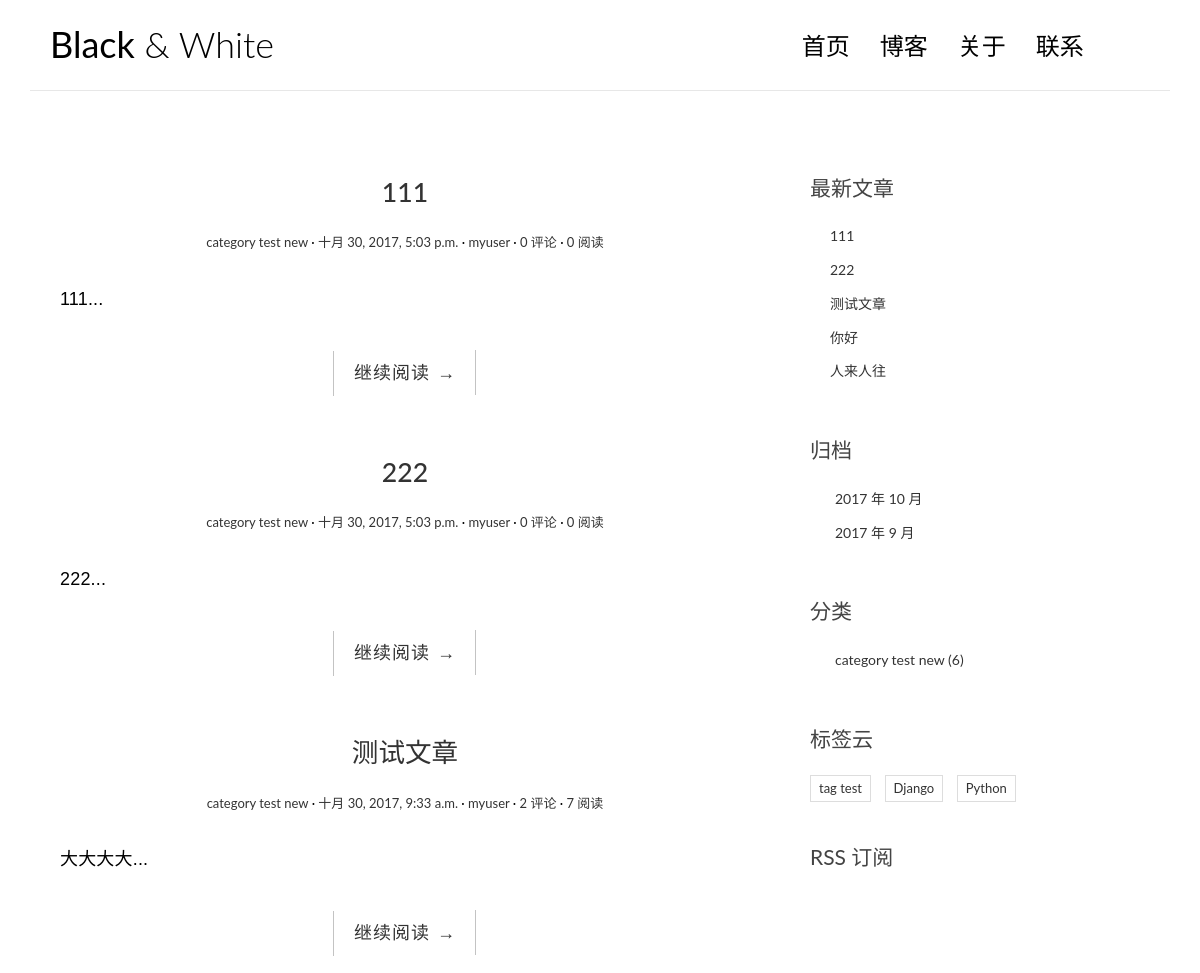
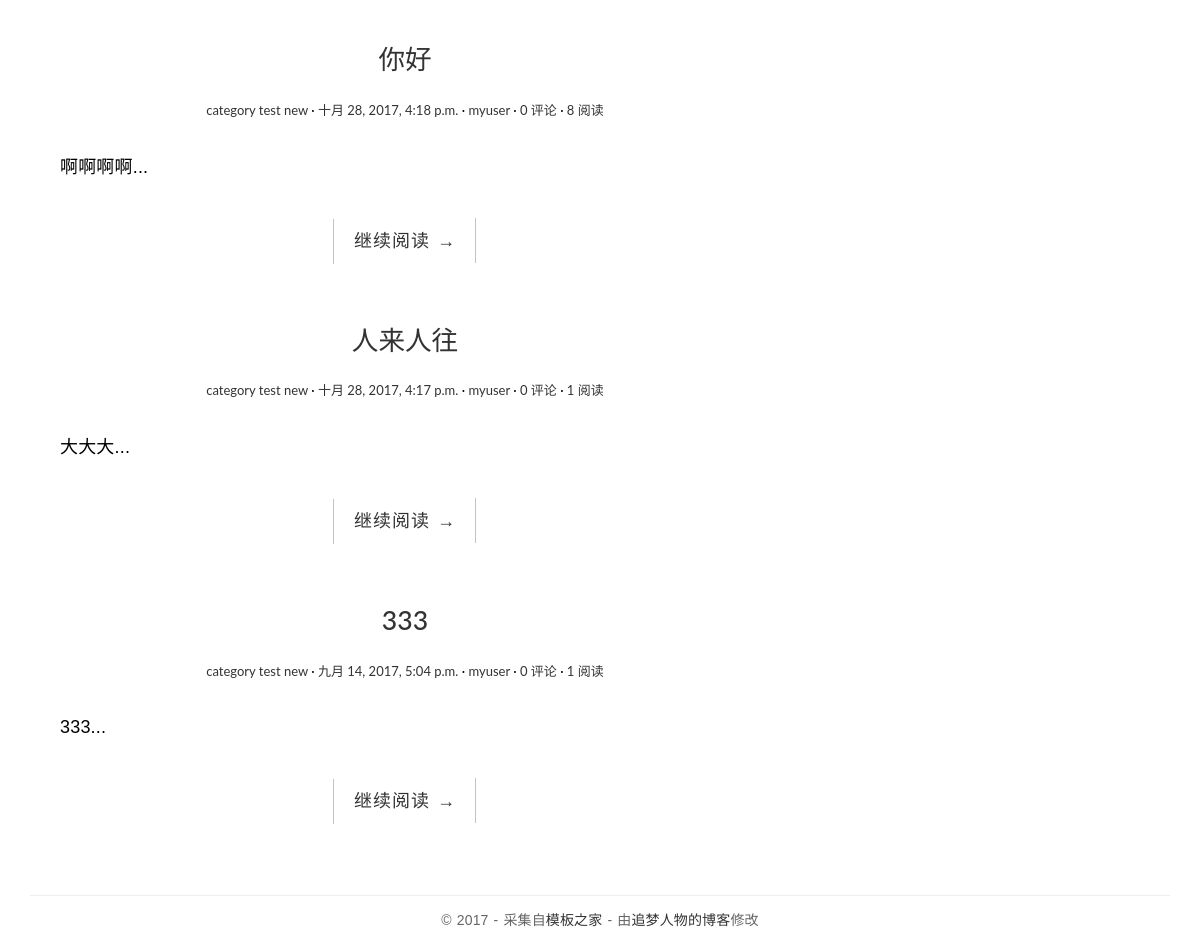
The page / on the database its author committed (2 pictures, top to bottom).
### blog/models.py (models this page shows, shortened)
class Post(models.Model):
    title = models.CharField(max_length=70)
    body = models.TextField()
    created_time = models.DateTimeField()
    modified_time = models.DateTimeField()
    excerpt = models.CharField(max_length=200, blank=True)
    category = models.ForeignKey(Category)
    tags = models.ManyToManyField(Tag, blank=True)
    views = models.PositiveIntegerField(default = 0)
    author = models.ForeignKey(User)
    def get_absolute_url(self):
        return reverse('blog:detail', kwargs={'pk':self.pk})
    class Meta:
        ordering = ['-created_time']

class Category(models.Model):
	name = models.CharField(max_length = 100)

class Tag(models.Model):
    name = models.CharField(max_length=100)

### blog/views.py (the view, shortened to what this page needs)
# urls.py: url(r'^$', views.IndexView.as_view(), name='index'),
class IndexView(ListView):
	model = Post
	template_name = 'blog/index.html'
	context_object_name = 'post_list'
	paginate_by = 10
	def get_context_data(self, **kwargs):
		context = super().get_context_data(**kwargs)
		paginator = context.get('paginator')
		page = context.get('page_obj')
		is_paginated = context.get('is_paginated')
		pagination_data = self.pagination_data(paginator,page,is_paginated)
		context.update(pagination_data)
		return context
	def pagination_data(self,paginator,page,is_paginated):
		if not is_paginated:
			return {}

### blog/templatetags/blog_tags.py (called while the page is built)
@register.simple_tag
def get_recent_posts(num=5):
    return Post.objects.all().order_by('-created_time')[:num]

@register.simple_tag
def archives():
    return Post.objects.dates('created_time', 'month', order='DESC')

@register.simple_tag
def get_categories():
    return Category.objects.annotate(num_posts=Count('post')).filter(num_posts__gt=0)

@register.simple_tag
def get_tags():
    return Tag.objects.annotate(num_posts = Count('post')).filter(num_posts__gt=0)

### templates/blog/index.html (shortened to what this page needs)
{% extends 'base.html' %}
        {% block main %}
            {% for post in post_list%}
                <article class="post post-{{post.pk}}">
                    <header class="entry-header">
                        <h1 class="entry-title">
                            <a href="{{post.get_absolute_url}}">{{ post.title }}</a>
                        </h1>
                        <div class="entry-meta">
                            <span class="post-category"><a href="#">{{ post.category.name }}</a></span>
                            <span class="post-date"><a href="#"><time class="entry-date"
                                                                      datetime="{{ post.created_time}}">{{ post.created_time}}</time></a></span>
                            <span class="post-author"><a href="#">{{ post.author }}</a></span>
                            <span class="comments-link"><a href="#">{{post.comment_set.count}} 评论</a></span>
                            <span class="views-count"><a href="#">{{ post.views }} 阅读</a></span>
                        </div>
                    </header>
                    <div class="entry-content clearfix">
                        <p>{{ post.excerpt }}...</p>
                        <div class="read-more cl-effect-14">
                            <a href="{{post.get_absolute_url}}" class="more-link">继续阅读 <span class="meta-nav">→</span></a>
                        </div>
                    </div>
                </article>
            {% empty %}
                <div>暂时还没有发布的文章！</div>
            {% endfor %}
        {% endblock main %}

### templates/base.html (shortened to what this page needs)
{% load staticfiles %}
{% load blog_tags %}
<!DOCTYPE html>
<html>
<head>
    <link rel="stylesheet" href="{%  static 'blog/css/bootstrap.min.css' %}">
    <link rel="stylesheet" href="http://code.ionicframework.com/ionicons/2.0.1/css/ionicons.min.css">
    <link rel="stylesheet" href="{% static 'blog/css/pace.css'%}">
    <link rel="stylesheet" href="{% static 'blog/css/custom.css' %}">
    <link rel="stylesheet" type="text/css" href="{% static 'blog/css/highlights/github.css' %}">
</head>
<body>
<div class="container">
    <header id="site-header">
        <div class="row">
            <div class="col-md-4 col-sm-5 col-xs-8">
                <div class="logo">
                    <h1><a href="{% url 'blog:index' %}"><b>Black</b> &amp; White</a></h1>
                </div>
            </div>
            <div class="col-md-8 col-sm-7 col-xs-4">
                <nav class="main-nav" role="navigation">
                    <div class="collapse navbar-collapse" id="bs-example-navbar-collapse-1">
                        <ul class="nav navbar-nav navbar-right">
                            <li class="cl-effect-11"><a href="{% url 'blog:index' %}" data-hover="首页">首页</a></li>
                            <li class="cl-effect-11"><a href="full-width.html" data-hover="博客">博客</a></li>
                            <li class="cl-effect-11"><a href="about.html" data-hover="关于">关于</a></li>
                            <li class="cl-effect-11"><a href="contact.html" data-hover="联系">联系</a></li>
                        </ul>
                    </div>
                </nav>
            </div>
        </div>
    </header>
</div>
<div class="content-body">
    <div class="container">
        <div class="row">
            <main class="col-md-8">
                {% block main  %}
                {% endblock main %}
            </main>
            <aside class="col-md-4">
                <div class="widget widget-recent-posts">
                    <h3 class="widget-title">最新文章</h3>
                    {% get_recent_posts as recent_post_list %}
                    <ul>
                        {% for post in recent_post_list %}
                        <li>
                            <a href="{{post.get_recent_posts}}">{{ post.title }}</a>
                        </li>
                        {% empty %}
                            暂无文章
                        {% endfor %}
                    </ul>
                </div>
                <div class="widget widget-archives">
                    <h3 class="widget-title">归档</h3>
                    {% archives as date_list %}
                    <ul>
                        {% for date in date_list%}
                        <li>
                            <a href="{% url 'blog:archives' date.year date.month %}">{{date.year}} 年 {{date.month}} 月</a>
                        </li>
                        {% empty %}
                        暂无归档
                        {% endfor %}
                    </ul>
                </div>
                <div class="widget widget-category">
                    <h3 class="widget-title">分类</h3>
                    {% get_categories as category_list %}
                    <ul>
                        {% for category in category_list %}
                        <li>
                            <a href="{% url 'blog:category' category.pk %}">{{category.name}} <span class="post-count">({{ category.num_posts }})</span></a>
                        </li>
                       {% empty %}
                       暂无分类
                       {% endfor %}
                    </ul>
                </div>
                <div class="widget widget-tag-cloud">
                    <h3 class="widget-title">标签云</h3>
                    {% get_tags as tag_list %}
                    <ul>
                        {% for tag in tag_list %}
                        <li>
                            <a href="{% url 'blog:tag' tag.pk %}">{{ tag.name }}</a>
                        </li>
                        {% empty %}
                        暂无标签!
                        {% endfor %}
                    </ul>
                </div>
                <div class="rss">
                    <a href="{% url 'rss' %}"> RSS 订阅</a>
                </div>
            </aside>
        </div>
    </div>
</div>
<footer id="site-footer">
    <div class="container">
        <div class="row">
            <div class="col-md-12">
                <p class="copyright">&copy 2017 - 采集自<a href="http://www.cssmoban.com/"
                                                        target="_blank" title="模板之家">模板之家</a>
                    - 由<a href="http://zmrenwu.com/" title="网页模板" target="_blank">追梦人物的博客</a>修改
                </p>
            </div>
        </div>
    </div>
</footer>
</body>
</html>

### blog/static/blog/css/custom.css (style rules this page uses)
* { outline: none; }
h1, h2, h3, h4, h5, h6 { margin-top: 0; }
b { font-weight: 400; }
a { color: #333; }
body { color: #444; font-family: 'Lato', sans-serif; }
p { font-family: 'Ubuntu', sans-serif; font-weight: 400; word-spacing: 1px; letter-spacing: 0.01em; }
#site-header { background-color: #FFF; padding: 25px 20px; margin-bottom: 40px; border-bottom: 1px solid #e7e7e7; }
.logo h1 a { color: #000; }
.logo h1 { margin: 0; font-family: 'Lato', sans-serif; font-weight: 300; }
.main-nav { margin-top: 11px; max-width: 95%; }
.main-nav a { color: #000000 !important; padding: 0 0 5px 0 !important; margin-right: 30px; font-family: 'Lato', sans-serif; font-weight: 300; font-size: 24px; }
.cl-effect-11 a { padding: 10px 0; color: #0972b4; text-shadow: none; }
.cl-effect-11 a::before { position: absolute; top: 0; left: 0; overflow: hidden; padding: 0 0 5px 0 !important; max-width: 0; border-bottom: 1px solid #000; color: #000; content: attr(data-hover); white-space: nowrap; -webkit-transition: max-width 0.5s; -moz-transition: max-width 0.5s; transition: max-width 0.5s; }
.content-body { padding-bottom: 4em; }
.post { background: #fff; padding: 30px 30px 0; }
.entry-title { text-align: center; font-size: 1.9em; margin-bottom: 20px; line-height: 1.6; padding: 10px 20px 0; }
.entry-meta { text-align: center; color: #DDDDDD; font-size: 13px; margin-bottom: 30px; }
.entry-content { font-size: 18px; line-height: 1.9; font-weight: 300; color: #000; }
.post-category::after, .post-date::after, .post-author::after, .comments-link::after { content: ' ·'; color: #000; }
.read-more { font-family: 'Ubuntu', sans-serif; font-weight: 400; word-spacing: 1px; letter-spacing: 0.01em; text-align: center; margin-top: 20px; }
.cl-effect-14 a { padding: 0 20px; height: 45px; line-height: 45px; position: relative; display: inline-block; margin: 15px 25px; letter-spacing: 1px; font-weight: 400; text-shadow: 0 0 1px rgba(255, 255, 255, 0.3); }
.cl-effect-14 a::before, .cl-effect-14 a::after { position: absolute; width: 45px; height: 1px; background: #C3C3C3; content: ''; -webkit-transition: all 0.3s; -moz-transition: all 0.3s; transition: all 0.3s; pointer-events: none; }
.cl-effect-14 a::before { top: 0; left: 0; -webkit-transform: rotate(90deg); -moz-transform: rotate(90deg); transform: rotate(90deg); -webkit-transform-origin: 0 0; -moz-transform-origin: 0 0; transform-origin: 0 0; }
.cl-effect-14 a::after { right: 0; bottom: 0; -webkit-transform: rotate(90deg); -moz-transform: rotate(90deg); transform: rotate(90deg); -webkit-transform-origin: 100% 0; -moz-transform-origin: 100% 0; transform-origin: 100% 0; }
.widget { background: #fff; padding: 30px 0 0; }
.widget-title { font-size: 1.5em; margin-bottom: 20px; line-height: 1.6; padding: 10px 0 0; font-weight: 400; }
.widget-recent-posts ul { padding: 0; margin: 0; padding-left: 20px; }
.widget-recent-posts ul li { list-style-type: none; position: relative; line-height: 170%; margin-bottom: 10px; }
.widget-recent-posts ul li::before { content: '\f3d3'; font-family: "Ionicons"; position: absolute; left: -17px; top: 3px; font-size: 16px; color: #000; }
.widget-archives ul { padding: 0; margin: 0; padding-left: 25px; }
.widget-archives ul li { list-style-type: none; position: relative; line-height: 170%; margin-bottom: 10px; }
.widget-archives ul li::before { content: '\f3f3'; font-family: "Ionicons"; position: absolute; left: -25px; top: 1px; font-size: 16px; color: #000; }
.widget-category ul { padding: 0; margin: 0; padding-left: 25px; }
.widget-category ul li { list-style-type: none; position: relative; line-height: 170%; margin-bottom: 10px; }
.widget-category ul li::before { content: '\f3fe'; font-family: "Ionicons"; position: absolute; left: -25px; top: 1px; font-size: 18px; color: #000; }
.widget-tag-cloud ul { padding: 0; margin: 0; margin-right: -10px; }
.widget-tag-cloud ul li { list-style-type: none; font-size: 13px; display: inline-block; margin-right: 10px; margin-bottom: 10px; padding: 3px 8px; border: 1px solid #ddd; }
.rss { font-size: 21px; margin-top: 30px; }
.rss a { color: #444; }
#site-footer { padding-top: 10px; padding: 0 0 1.5em 0; }
.copyright { text-align: center; padding-top: 1em; margin: 0; border-top: 1px solid #eee; color: #666; }

### rows shown on the page
Post: title "111", category.name "category test new", created_time "十月 30, 2017, 5:03 p.m.", author "myuser", comment_set.count "0", views "0", excerpt "111"
Post: title "222", category.name "category test new", created_time "十月 30, 2017, 5:03 p.m.", author "myuser", comment_set.count "0", views "0", excerpt "222"
Post: title "测试文章", category.name "category test new", created_time "十月 30, 2017, 9:33 a.m.", author "myuser", comment_set.count "2", views "7", excerpt "大大大大"
Post: title "你好", category.name "category test new", created_time "十月 28, 2017, 4:18 p.m.", author "myuser", comment_set.count "0", views "8", excerpt "啊啊啊啊"
Post: title "人来人往", category.name "category test new", created_time "十月 28, 2017, 4:17 p.m.", author "myuser", comment_set.count "0", views "1", excerpt "大大大"
Post: title "333", category.name "category test new", created_time "九月 14, 2017, 5:04 p.m.", author "myuser", comment_set.count "0", views "1", excerpt "333"
Category: name "category test new", num_posts "6"
Tag: name "tag test"
Tag: name "Django"
Tag: name "Python"

### other values the page prints
{{ date.year }} "2017" "2017"
{{ date.month }} "10" "9"
